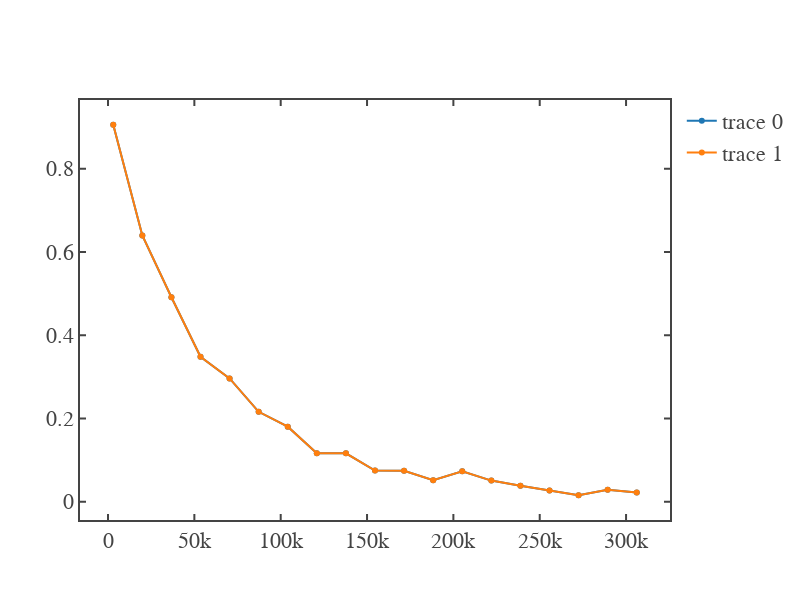

The code cell stored with this chart in its notebook:
### Code cell
fig = go.Figure()
freq1,power1=trim(freq_axis,power_spectrum)
# fig.add_scatter(x=freq_axis, y=np.sqrt(power_spectrum))
# fig.add_scatter(x=freq_axis, y=power_spectrum)
fig.add_scatter(x=xOld, y=yOld)
fig.add_scatter(x=xOld, y=np.abs(np.fft.ifft(fft1)))
fig.update_layout(template = fig_template,width=800,height=600,)
fig.show()
